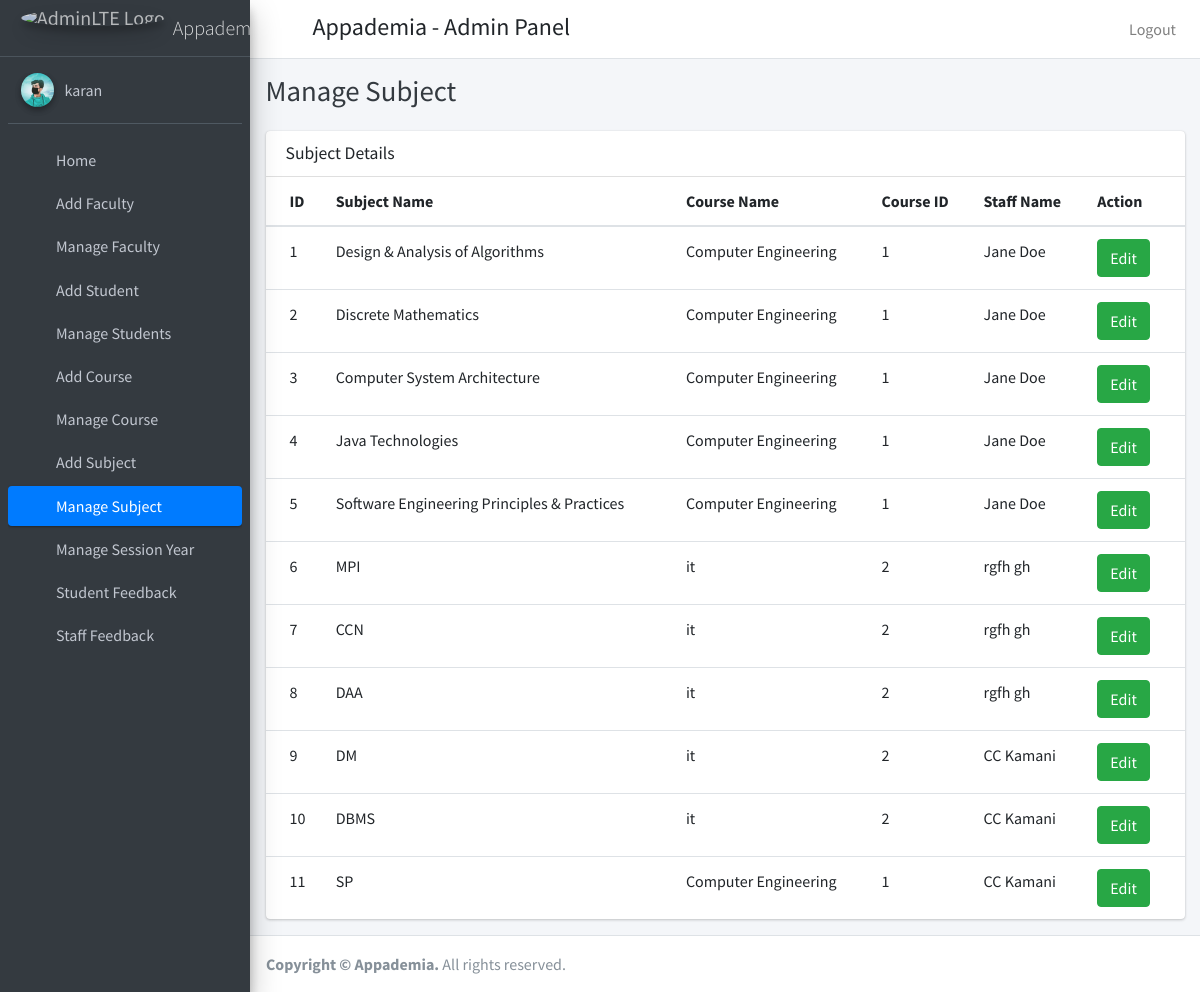
The app's page /manage_subject (signed in) with its own data.
### student_management_app/models.py (models this page shows)
class CustomUser(AbstractUser):
    user_type_data=((1,"HOD"),(2,"Staff"),(3,"Student"))
    user_type=models.CharField(default=1,choices=user_type_data,max_length=10)

class Subjects(models.Model):
    id=models.AutoField(primary_key=True)
    subject_name=models.CharField(max_length=255)
    course_id=models.ForeignKey(Courses,on_delete=models.CASCADE,default=1)
    staff_id=models.ForeignKey(CustomUser,on_delete=models.CASCADE)
    created_at=models.DateTimeField(auto_now_add=True)
    updated_at=models.DateTimeField(auto_now_add=True)
    objects=models.Manager()

class Courses(models.Model):
    id=models.AutoField(primary_key=True)
    course_name=models.CharField(max_length=255)
    created_at=models.DateTimeField(auto_now_add=True)
    updated_at=models.DateTimeField(auto_now_add=True)
    objects=models.Manager()

### student_management_app/HodViews.py (the view)
# urls.py: path('manage_subject', HodViews.manage_subject,name="manage_subject"),
def manage_subject(request):
    subjects=Subjects.objects.all()
    return render(request,"hod_template/manage_subject_template.html",{"subjects":subjects})

### student_management_app/templates/hod_template/manage_subject_template.html
{% extends 'hod_template/base_template.html' %}
{% block page_title %}
Manage Subject
{% endblock page_title %}
{% block main_content %}
    <section class="content">
      <div class="container-fluid">
           <div class="row">
          <div class="col-12">
            <div class="card">
              <div class="card-header">
                <h3 class="card-title">Subject Details</h3>
              </div>
              <div class="card-body table-responsive p-0">
                <table class="table table-hover text-nowrap">
                  <thead>
                    <tr>
                      <th>ID</th>
                      <th>Subject Name</th>
                      <th>Course Name</th>
                      <th>Course ID</th>
                      <th>Staff Name</th>
                      <th>Action</th>
                    </tr>
                  </thead>
                  <tbody>
                  {% for subject in subjects %}
                    <tr>
                      <td>{{ subject.id }}</td>
                      <td>{{ subject.subject_name }}</td>
                      <td>{{ subject.course_id.course_name }}</td>
                      <td>{{ subject.course_id.id }}</td>
                      <td>{{ subject.staff_id.first_name }} {{ subject.staff_id.last_name }}</td>
                      <td><a href="/edit_subject/{{ subject.id }}" class="btn btn-success">Edit</a></td>
                    </tr>
                  {% endfor %}
                  </tbody>
                </table>
              </div>
            </div>
          </div>
        </div>
      </div>
    </section>
{% endblock main_content %}

### student_management_app/templates/hod_template/sidebar_template.html
{% load static %}
  <aside class="main-sidebar sidebar-dark-primary elevation-4">
    <a href="{% url 'admin_home' %}" class="brand-link">
      <img src="{% static "dist/img/FINAL.png" %}" alt="AdminLTE Logo" class="brand-image img-circle elevation-3"
           style="opacity: .8">
      <span class="brand-text font-weight-light">Appademia</span>
    </a>
    <div class="sidebar">
      <div class="user-panel mt-3 pb-3 mb-3 d-flex">
        <div class="image">
          <img src="{% static "dist/img/K.jpg" %}" class="img-circle elevation-2" alt="User Image">
        </div>
        <div class="info">
          <a href="{% url 'admin_profile' %}" class="d-block">{{ user.username }}</a>
        </div>
      </div>
      <nav class="mt-2">
        <ul class="nav nav-pills nav-sidebar flex-column" data-widget="treeview" role="menu" data-accordion="false">
          <li class="nav-item">
            {% url 'admin_home' as admin_home %}
            <a href="{{ admin_home }}" class="nav-link {% if request.path == admin_home %} active {% endif %}">
              <i class="nav-icon fas fa-th"></i>
              <p>
                Home
              </p>
            </a>
          </li>
          <li class="nav-item">
            {% url 'add_staff' as add_staff %}
            <a href="{{ add_staff }}" class="nav-link {% if request.path == add_staff %} active {% endif %}">
              <i class="nav-icon fas fa-th"></i>
              <p>
                Add Faculty
              </p>
            </a>
          </li>
           <li class="nav-item">
              {% url 'manage_staff' as manage_staff %}
            {% url 'edit_staff' staff_id=id as edit_staff %}
            <a href="{% url 'manage_staff' %}" class="nav-link {% if request.path == manage_staff %} active {% endif %} {% if request.path == edit_staff %} active {% endif %}">
              <i class="nav-icon fas fa-th"></i>
              <p>
                Manage Faculty
              </p>
            </a>
          </li>
          <li class="nav-item">
              {% url 'add_student' as add_student %}
            <a href="{% url 'add_student' %}" class="nav-link {% if request.path == add_student %} active {% endif %}">
              <i class="nav-icon fas fa-th"></i>
              <p>
                Add Student
              </p>
            </a>
          </li>
          <li class="nav-item">
              {% url 'manage_student' as manage_student %}
              {% url 'edit_student' student_id=id as edit_student %}
            <a href="{% url 'manage_student' %}" class="nav-link {% if request.path == manage_student %} active {% endif %} {% if request.path == edit_student %} active {% endif %}">
              <i class="nav-icon fas fa-th"></i>
              <p>
                Manage Students
              </p>
            </a>
          </li>
          <li class="nav-item">
            {% url 'add_course' as add_course %}
            <a href="{% url 'add_course' %}" class="nav-link {% if request.path == add_course %} active {% endif %}">
              <i class="nav-icon fas fa-th"></i>
              <p>
                Add Course
              </p>
            </a>
          </li>
          <li class="nav-item">
            {% url 'manage_course' as manage_course %}
              {% url 'edit_course' course_id=id as edit_course %}
            <a href="{% url 'manage_course' %}" class="nav-link {% if request.path == manage_course %} active {% endif %} {% if request.path == edit_course %} active {% endif %}">
              <i class="nav-icon fas fa-th"></i>
              <p>
                Manage Course
              </p>
            </a>
          </li>
          <li class="nav-item">
            {% url 'add_subject' as add_subject %}
            <a href="{% url 'add_subject' %}" class="nav-link {% if request.path == add_subject %} active {% endif %}">
              <i class="nav-icon fas fa-th"></i>
              <p>
                Add Subject
              </p>
            </a>
          </li>
          <li class="nav-item">
            {% url 'manage_subject' as manage_subject %}
            {% url 'edit_subject' subject_id=id as edit_subject %}
            <a href="{% url 'manage_subject' %}" class="nav-link {% if request.path == manage_subject %} active {% endif %} {% if request.path == edit_subject %} active {% endif %} ">
              <i class="nav-icon fas fa-th"></i>
              <p>
                Manage Subject
              </p>
            </a>
          </li>
          <li class="nav-item">
            {% url 'manage_session' as manage_session %}
            <a href="{% url 'manage_session' %}" class="nav-link {% if request.path == manage_session %} active {% endif %} ">
              <i class="nav-icon fas fa-th"></i>
              <p>
                Manage Session Year
              </p>
            </a>
          </li>
           <li class="nav-item">
             {% url 'student_feedback_message' as student_feedback_message %}
            <a href="{% url 'student_feedback_message' %}" class="nav-link {% if request.path == student_feedback_message %} active {% endif %}">
              <i class="nav-icon fas fa-th"></i>
              <p>
                Student Feedback
              </p>
            </a>
          </li>
           <li class="nav-item">
               {% url 'staff_feedback_message' as staff_feedback_message %}
            <a href="{% url 'staff_feedback_message' %}" class="nav-link {% if request.path == staff_feedback_message %} active {% endif %}">
              <i class="nav-icon fas fa-th"></i>
              <p>
                Staff Feedback
              </p>
            </a>
          </li>
        </ul>
      </nav>
    </div>
  </aside>

### records on screen
CustomUser: username "karan"
Subjects: id "1", subject_name "Design & Analysis of Algorithms", course_id.course_name "Computer Engineering", course_id.id "1", staff_id.first_name "Jane", staff_id.last_name "Doe"
Subjects: id "2", subject_name "Discrete Mathematics", course_id.course_name "Computer Engineering", course_id.id "1", staff_id.first_name "Jane", staff_id.last_name "Doe"
Subjects: id "3", subject_name "Computer System Architecture", course_id.course_name "Computer Engineering", course_id.id "1", staff_id.first_name "Jane", staff_id.last_name "Doe"
Subjects: id "4", subject_name "Java Technologies", course_id.course_name "Computer Engineering", course_id.id "1", staff_id.first_name "Jane", staff_id.last_name "Doe"
Subjects: id "5", subject_name "Software Engineering Principles & Practices", course_id.course_name "Computer Engineering", course_id.id "1", staff_id.first_name "Jane", staff_id.last_name "Doe"
Subjects: id "6", subject_name "MPI", course_id.course_name "it", course_id.id "2", staff_id.first_name "rgfh", staff_id.last_name "gh"
Subjects: id "7", subject_name "CCN", course_id.course_name "it", course_id.id "2", staff_id.first_name "rgfh", staff_id.last_name "gh"
Subjects: id "8", subject_name "DAA", course_id.course_name "it", course_id.id "2", staff_id.first_name "rgfh", staff_id.last_name "gh"
Subjects: id "9", subject_name "DM", course_id.course_name "it", course_id.id "2", staff_id.first_name "CC", staff_id.last_name "Kamani"
Subjects: id "10", subject_name "DBMS", course_id.course_name "it", course_id.id "2", staff_id.first_name "CC", staff_id.last_name "Kamani"
Subjects: id "11", subject_name "SP", course_id.course_name "Computer Engineering", course_id.id "1", staff_id.first_name "CC", staff_id.last_name "Kamani"
